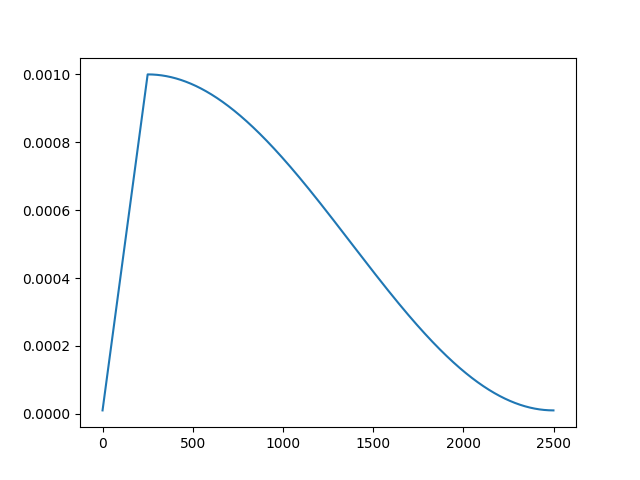
#> input picture images/scheduler.png, 640 x 480 px
$ python -i augments.py   (imports and definitions only)
#> lines starting #> are read from the running program, lines starting #| are printed output that depends on the picture
import torch
import numpy as np
import torch.nn.functional as F
import cv2


# 图片填充到方形分辨率
# [23 lines left out: functions pad_to_square, mixup, resize, not called in this run]


def hsv(img, hgain=0.015, sgain=0.7, vgain=0.4):
    # HSV color-space augmentation
#> called with hgain = 0.015, sgain = 0.7, vgain = 0.4
    if hgain or sgain or vgain:
        r = np.random.uniform(-1, 1, 3) * \
            [hgain, sgain, vgain] + 1  # random gains
        hue, sat, val = cv2.split(cv2.cvtColor(img, cv2.COLOR_RGB2HSV))
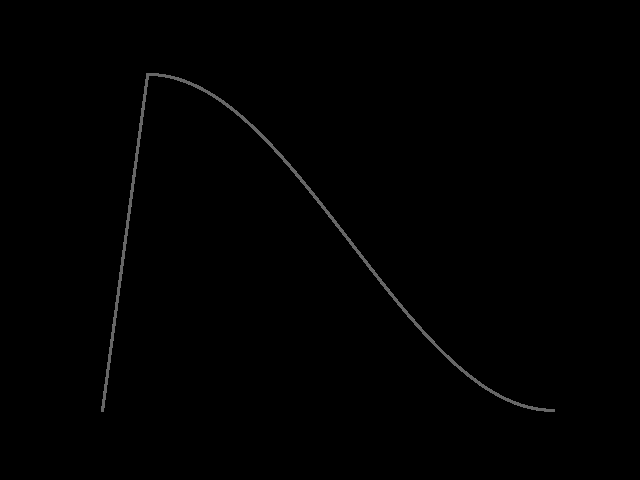
#> hue: shape (480, 640); min 0, max 120, mean 1

        x = np.arange(0, 256, dtype=r.dtype)
        lut_hue = ((x * r[0]) % 180).astype(np.uint8)
        lut_sat = np.clip(x * r[1], 0, 255).astype(np.uint8)
        lut_val = np.clip(x * r[2], 0, 255).astype(np.uint8)

        im_hsv = cv2.merge((cv2.LUT(hue, lut_hue), cv2.LUT(
            sat, lut_sat), cv2.LUT(val, lut_val)))
#> im_hsv: shape (480, 640, 3); mean H, S, V 1, 1.5, 252.1
        cv2.cvtColor(im_hsv, cv2.COLOR_HSV2RGB, dst=img)
#> img: shape (480, 640, 3); mean R, G, B 250.8, 251.6, 252.1


# [4 lines left out: function get_rot_mat, not called in this run]


def gaussian_noise(images, mean, std):
    return images + (torch.randn(images.size()) * 0.2) * std + mean


# [62 lines left out: functions rotate, vertical_flip, horisontal_flip, not called in this run]

>>> import cv2
>>> picture = cv2.cvtColor(cv2.imread('../images/scheduler.png'), cv2.COLOR_BGR2RGB)
>>> result = hsv(picture)

$ run again, on images/loss.png
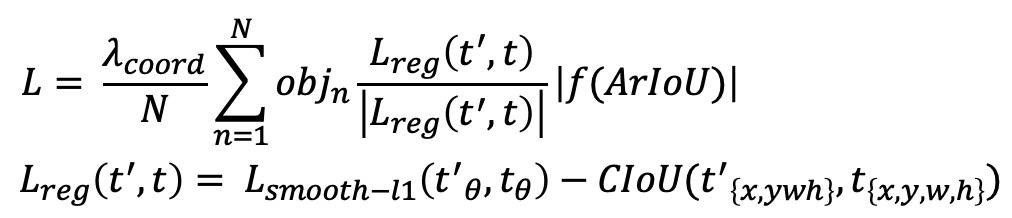
#> input picture images/loss.png, 1012 x 218 px
#> in hsv, `hue, sat, val = cv2.split(cv2.cvtColor(img, cv2.COLOR_RGB2HSV))`:
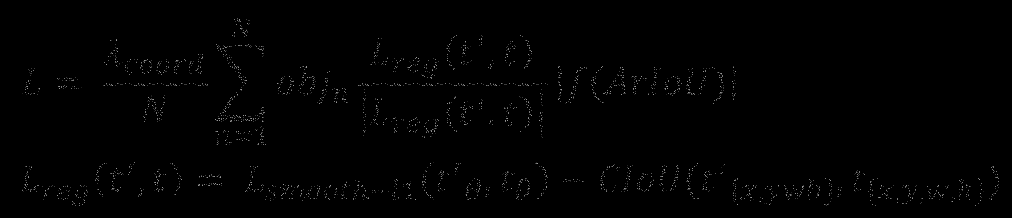
#> hue: shape (218, 1012); min 0, max 150, mean 1.4
#> in hsv, `hue, sat, val = cv2.split(cv2.cvtColor(img, cv2.COLOR_RGB2HSV))`:
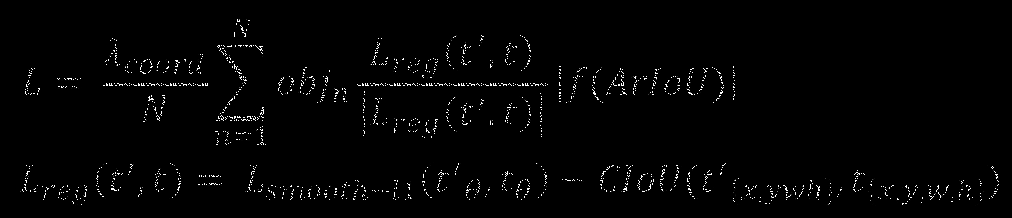
#> sat: shape (218, 1012); min 0, max 255, mean 3.8
#> im_hsv: shape (218, 1012, 3); mean H, S, V 1.4, 3.8, 238.9
#> img: shape (218, 1012, 3); mean R, G, B 238.9, 238.9, 238.9

$ run again, on images/recall.png
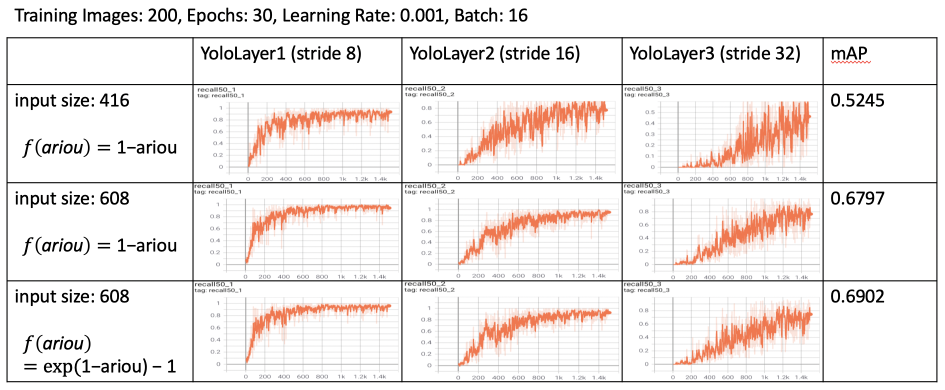
#> input picture images/recall.png, 1890 x 780 px (shown at 1/2 size)
#> in hsv, `hue, sat, val = cv2.split(cv2.cvtColor(img, cv2.COLOR_RGB2HSV))`:
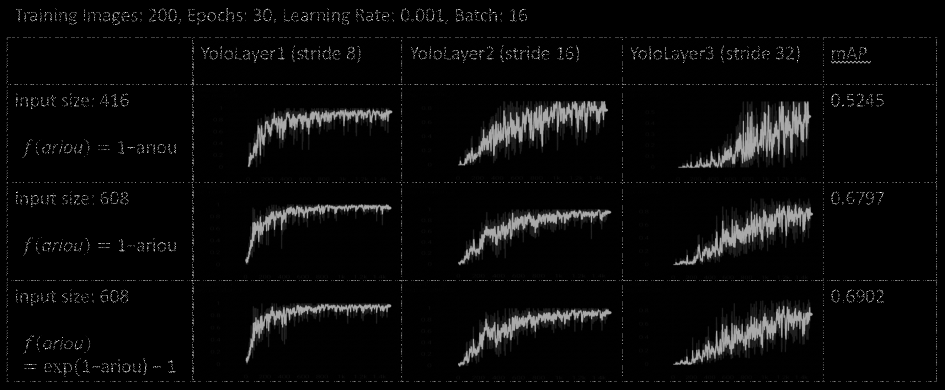
#> sat: shape (780, 1890) (shown at 1/2 size); min 0, max 255, mean 10.1
#> im_hsv: shape (780, 1890, 3); mean H, S, V 19.5, 12.3, 242.9
#> in hsv, `cv2.cvtColor(im_hsv, cv2.COLOR_HSV2RGB, dst=img)`:
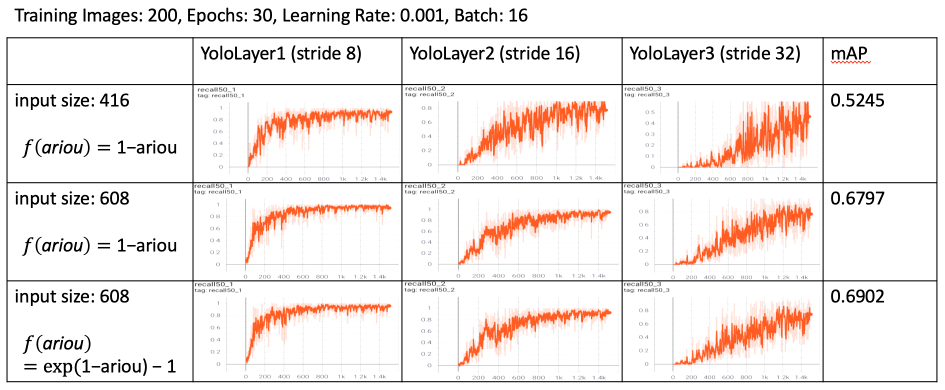
#> img: shape (780, 1890, 3) (shown at 1/2 size); mean R, G, B 242.8, 235.6, 233.1
